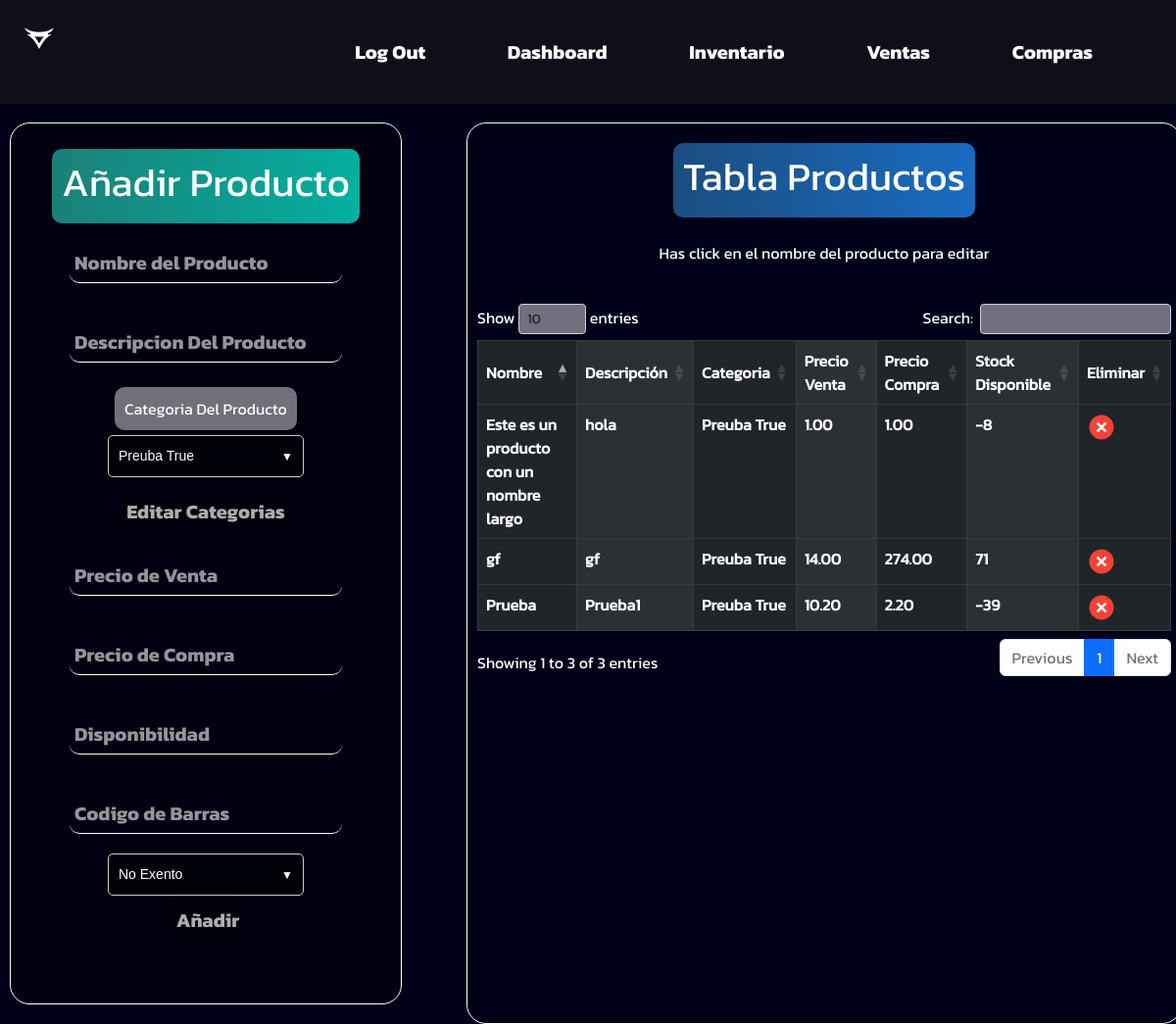
The app's page /items/ with its own data.
### items/models.py (models this page shows, shortened)
class Producto(models.Model):
    slug = AutoSlugField(populate_from='nombre', unique=True)
    codigo_de_barras = models.CharField(max_length=13, unique=True, default='0000000000000')
    nombre = models.CharField(max_length=255, unique=True)
    descripcion = models.TextField(max_length=1000, blank=True)
    categoria = models.ForeignKey(Categoria, on_delete=models.CASCADE)
    precio_venta = models.DecimalField(max_digits=6, decimal_places=2)
    precio_compra = models.DecimalField(max_digits=6, decimal_places=2)
    stock = models.IntegerField()
    cantidad_comprada = models.PositiveIntegerField(default=0)
    cantidad_vendida = models.PositiveIntegerField(default=0)
    exento_de_impuesto = models.BooleanField(default=False)
    class Meta:
        db_table='producto'
        verbose_name= 'Producto'
        verbose_name_plural='Productos'
        ordering= ['id']

class Categoria(models.Model):
    nombre= models.CharField(max_length=200, unique=True)
    destacado = models.BooleanField(default=False)
    def __str__(self):
        return self.nombre
    class Meta:
        db_table='categorias'
        verbose_name= 'Categoria'
        verbose_name_plural='Categorías'
        ordering= ['-id']

### items/views.py (the view, shortened to what this page needs)
# urls.py: path('', views.Inventario, name="inventario"),
def Inventario(request):
    categorias = Categoria.objects.all()
    productos = Producto.objects.all()
    if request.method == "GET":
        return render(request, "inventario.html", {"productos": productos, "categorias":categorias})

### items/templates/inventario.html (shortened to what this page needs)
{% extends 'base_sesion2.html' %}
{% load static %}
{% block content %}
<link rel="stylesheet" href="{% static 'css/items.css' %}">
<link rel="stylesheet" href="{% static 'css/bootstrap.min.css' %}">
<link rel="stylesheet" href="{% static 'css/dataTables.bootstrap5.min.css' %}">
<div class="content">
    <form method="post">
        <div class="añadirProducto">
            <label class="Titulo">
                <h1>Añadir Producto</h1>
            </label>
            <input class="entradaDatos" type="text" name="nombre" id="nombre" placeholder="Nombre del Producto"required>
            <input class="entradaDatos" type="text" name="descripcion" id="descripcion"
                placeholder="Descripcion Del Producto">
            <label class="etiquetas"> Categoria Del Producto </label>
            <div class="select-container">
                <select id="categoria" name="categoria">
                    {% for categoriaprod in categorias%}
                    <option value="{{categoriaprod.nombre}}">{{categoriaprod.nombre}}</option>
                    {% endfor %}
                </select>
            </div>
            <a class="anadir btn1" href="/items/categorias">Editar Categorias </a>
            <input class="entradaDatos" type="text" name="precio_venta" id="precio_venta" placeholder="Precio de Venta"required>
            <input class="entradaDatos" type="text" name="precio_compra" id="precio_compra"
                placeholder="Precio de Compra" required>
            <input class="entradaDatos" type="number" name="stock" id="stock" placeholder="Disponibilidad" required>
            <input class="entradaDatos" type="text" name="codigo_de_barras" id="codigo_de_barras" placeholder="Codigo de Barras" maxlength="13" required>
            <div class="select-container">
                <select id="excento" name="excento">
                    <option value="0">No Exento</option>
                </select>
            </div>
            <input class="anadir" type="submit" value=" Añadir">
        </div>
    </form>
    <div class="tablaProductos">
        <label class="Titulo c2">
            <h1>Tabla Productos</h1>
        </label>
        <br>
        <p>Has click en el nombre del producto para editar</p>
        <br>
        <div class="table-responsive-sm ">
            <table class="table  table-dark table-striped-columns table-bordered" id="tabla-prod">
                <thead>
                    <tr>
                        <th class="centrado">Nombre</th>
                        <th class="centrado">Descripción</th>
                        <th class="centrado">Categoria</th>
                        <th class="centrado">Precio Venta</th>
                        <th class="centrado">Precio Compra</th>
                        <th class="centrado">Stock Disponible</th>
                        <th class="centrado">Eliminar</th>
                    </tr>
                </thead>
                <tbody>
                    {% for producto in productos %}
                    <tr>
                        <th><a href="{% url 'editarproducto' producto.id %}">{{producto.nombre}}</a></th>
                        <th><a href="{% url 'editarproducto' producto.id %}">{{producto.descripcion}}</a></th>
                        <th><a href="{% url 'editarproducto' producto.id %}">{{producto.categoria}}</a></th>
                        <th><a href="{% url 'editarproducto' producto.id %}">{{producto.precio_venta}}</a></th>
                        <th><a href="{% url 'editarproducto' producto.id %}">{{producto.precio_compra}}</a></th>
                        <th><a href="{% url 'editarproducto' producto.id %}">{{producto.stock}}</a></th>
                        <th><a href="{% url 'eliminarprod' producto.id %}"> <img src="{% static 'img/eliminar.svg'%}"></a></th>
                    </tr>
                    {% endfor %}
                </tbody>
            </table>
        </div>
    </div>
</div>
{% endblock %}

### static/css/nav.css (style rules this page uses)
* { margin: 0; padding: 0; box-sizing: border-box; font-family: 'Kanit'; }
body { background: #000018 !important; }
.content { display: grid; }

### static/css/items.css (style rules this page uses)
body { background: #000018 !important; }
.content { margin-top: 115px; width: auto; display: grid; color: white; gap: 1rem; grid-template-columns: 450px 750px }
.añadirProducto { margin: 10px; width: 400px; height: 900px; display: flex; flex-wrap: wrap; flex-direction: column; color: white; border: 1px solid #fff; border-radius: 20px; overflow: hidden; align-items: center; justify-content: flex-start; background: #00000046; }
option { color: black; }
.anadir { font-family: 'Kanit-Bold'; font-size: 20px; appearance: none; border: none; background-color: #00000046; color: #adadad; padding: 10px; border-radius: 20px; transition: all 0.3s; text-decoration: none; }
.btn1 { margin-top: 10px; text-decoration: none; }
.tablaProductos { display: flex; margin: 10px; width: auto; height: 100%; flex-wrap: wrap; flex-direction: column; color: white; border: 1px solid #fff; border-radius: 20px; overflow: hidden; align-items: center; justify-content: flex-start; padding: 10px; }
.Titulo { margin-top: 10px; background: rgb(27,128,119); background: linear-gradient(90deg, rgba(27,128,119,1) 0%, rgba(3,176,161,1) 100%); padding: 10px; border-radius: 10px; }
th a { text-decoration: none !important; color: white !important; }
.c2 { background: rgb(27,77,128); background: linear-gradient(90deg, rgba(27,77,128,1) 0%, rgba(25,108,193,1) 100%); }
.etiquetas { padding: 10px; margin: 5px; background: rgba(255, 255, 255, 0.438); border-radius: 10px; }
.entradaDatos { font-size: 20px; font-family: 'Kanit-Bold'; padding: 5px; border: none; border-bottom: 1px solid #ffffff; color: #fff; background: transparent; outline: none; margin: 20px; border-radius: 10px; transition: all 0.3s; }
.entradaDatos::placeholder { color: #ffffff94; transition: all 0.3s; }
.select-container { position: relative; display: inline-block; overflow: hidden; background-color: #00000071; border: 1px solid #ccc; border-radius: 5px; font-family: Arial, sans-serif; font-size: 14px; color: #ffffff; padding: 5px; width: 200px; }
.select-container select { background-color: transparent; border: none; outline: none; -webkit-appearance: none; -moz-appearance: none; appearance: none; cursor: pointer; width: 100%; padding: 5px; font-size: inherit; color: inherit; }
.select-container::after { content: "▼"; position: absolute; top: 50%; right: 10px; transform: translateY(-50%); font-size: 12px; color: #ffffff; }
.select-container option:checked { background-color: #ccc; color: #fff; }
.centrado { align-items: center !important; vertical-align: middle !important; }
img { width: 30px !important; }

### records on screen
Producto: nombre "Prueba", descripcion "Prueba1", categoria "Preuba True", precio_venta "10.20", precio_compra "2.20", stock "-39"
Producto: nombre "Este es un producto con un nombre largo", descripcion "hola", categoria "Preuba True", precio_venta "1.00", precio_compra "1.00", stock "-8"
Producto: nombre "gf", descripcion "gf", categoria "Preuba True", precio_venta "14.00", precio_compra "274.00", stock "71"

### other values on screen
form field categoria "Preuba True"
